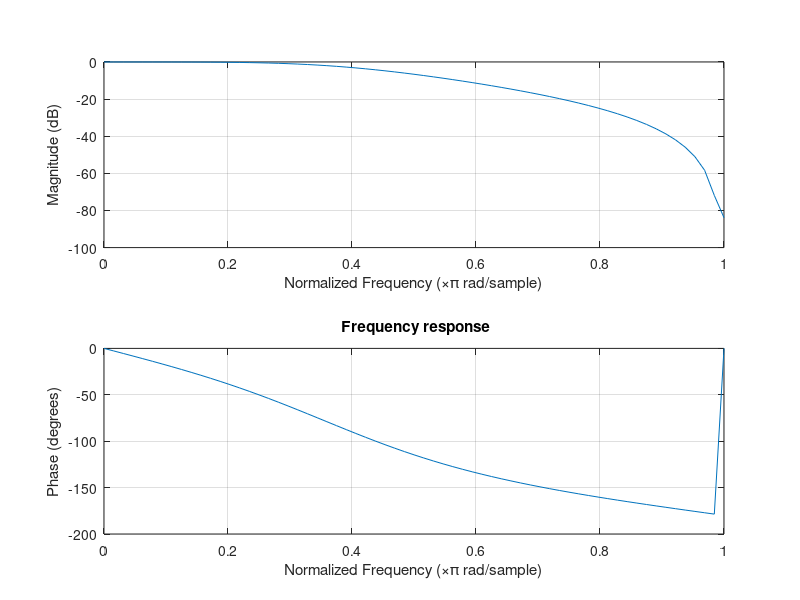

Write MATLAB code to recreate this figure.
%For the LTI systems described by the following difference equations, generate its frequency 
%response. Comment on the type of response.
%y[n]-0.3695y[n-1]+0.1958y[n-2]=0.2066x[n]+0.4131x[n-1] +0.2066x[n-2]

% Frequency domain response of
% difference equations
% y[n]–0.3695y[n-1]+0.1958y[n-2] =
% 0.2066x[n]+0.4131x[n-1]+
% 0.2066x[n-2]
b1 = [0.2066 0.4131 0.2066];
a1 = [1 -0.3695 0.1958];
freqz(b1,a1,64);
title(" Frequency response")